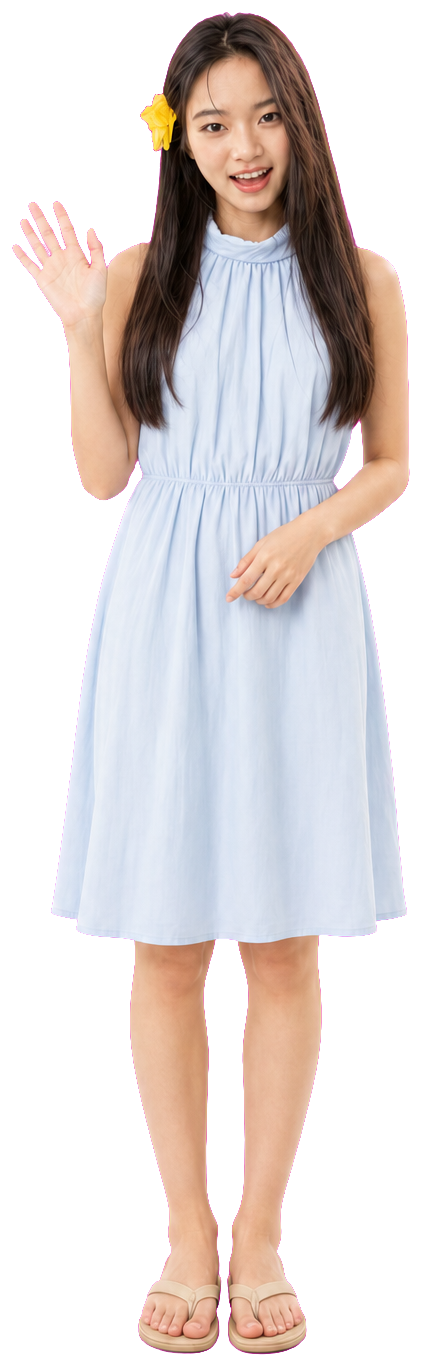
#> input picture examples/xiajie-desktop-pet/assets/chat.png, 422 x 1367 px
$ python trim_actions.py
#> lines starting #> are read from the running program, lines starting #| are printed output that depends on the picture
from __future__ import annotations

from pathlib import Path

from PIL import Image


def trim(path: Path, padding: int = 10) -> None:
#> called with padding = 10
    image = Image.open(path).convert("RGBA")
#> image is the input picture: PIL image 422x1367 RGBA; mean R, G, B, A 220, 102.8, 198.9, 136.5
    alpha = image.getchannel("A")
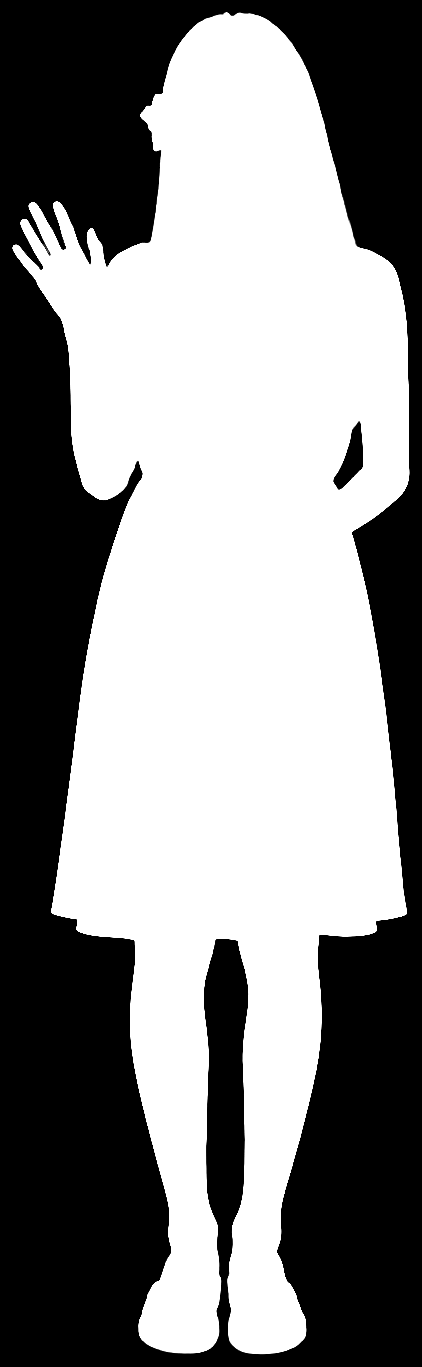
#> alpha: PIL image 422x1367 L; min 0, max 255, mean 136.5
    bbox = alpha.point(lambda value: 255 if value > 10 else 0).getbbox()
#> bbox = (12, 12, 410, 1355)
    if bbox is None:
        raise RuntimeError(f"{path} has no visible pixels")
    left, top, right, bottom = bbox
#> left = 12; top = 12; right = 410; bottom = 1355
    crop = image.crop(
        (
            max(0, left - padding),
            max(0, top - padding),
            min(image.width, right + padding),
            min(image.height, bottom + padding),
        )
    )
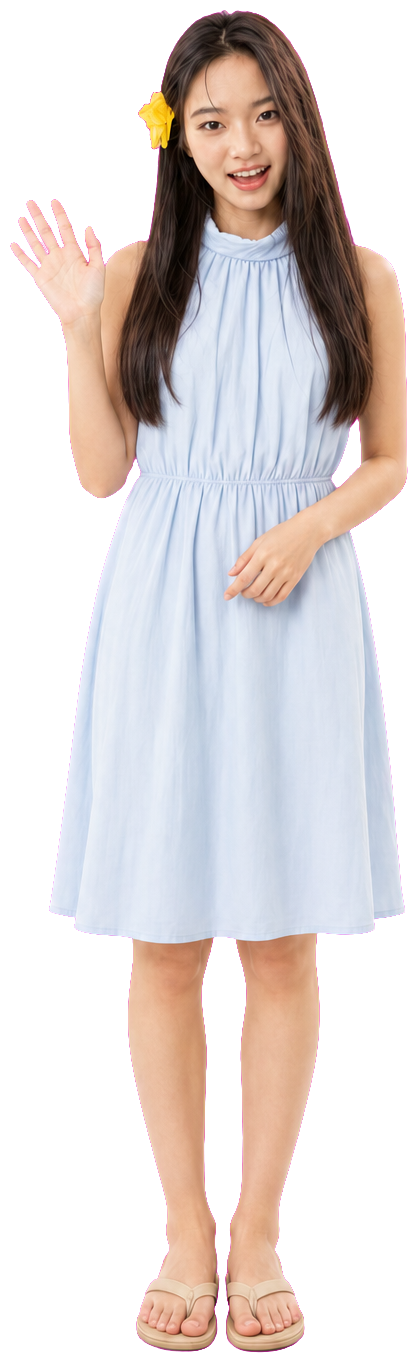
#> crop: PIL image 418x1363 RGBA; mean R, G, B, A 219.7, 104, 198.6, 138.2; transparent parts drawn white
    crop.save(path, optimize=True)
    print(f"{path.name}: {image.size} -> {crop.size}")
#| chat.png: (422, 1367) -> (418, 1363)


if __name__ == "__main__":
    asset_dir = Path(__file__).resolve().parent / "assets"
    for filename in ("chat.png", "pat.png", "feed.png", "sleep.png", "walk.png"):
        trim(asset_dir / filename)
#> pass 2 of the loop `for filename in ("chat.png", "pat.png", "feed.png", "sleep.png", "walk..`:
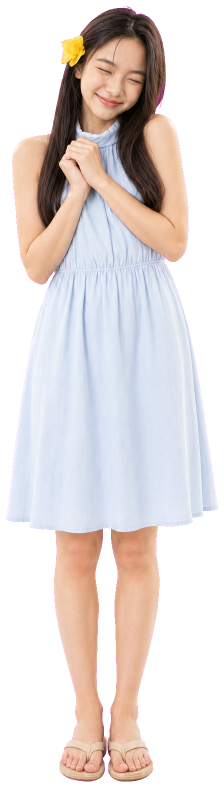
#> input picture examples/xiajie-desktop-pet/assets/pat.png, 448 x 1575 px (shown at 1/2 size)
#> in trim, image is the input picture: PIL image 448x1575 RGBA; mean R, G, B, A 224.1, 106.8, 210.9, 141.7
#> in trim (call 2), `alpha = image.getchannel("A")`:
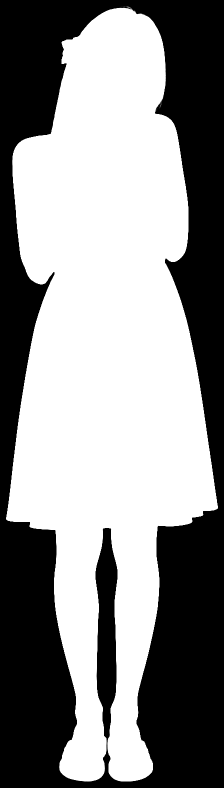
#> alpha: PIL image 448x1575 L (shown at 1/2 size); min 0, max 255, mean 141.7
#> bbox = (12, 12, 436, 1563)
#> right = 436; bottom = 1563
#> crop: PIL image 444x1571 RGBA
#| pat.png: (448, 1575) -> (444, 1571)
#> pass 3 of the loop `for filename in ("chat.png", "pat.png", "feed.png", "sleep.png", "walk..`:
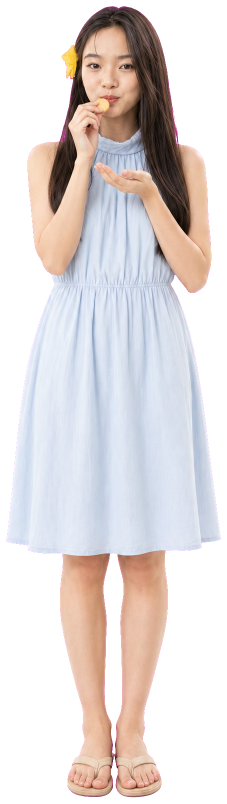
#> input picture examples/xiajie-desktop-pet/assets/feed.png, 454 x 1607 px (shown at 1/2 size)
#> in trim, image is the input picture: PIL image 454x1607 RGBA; mean R, G, B, A 222.8, 108.5, 212.7, 144.4
#> in trim (call 3), `alpha = image.getchannel("A")`:
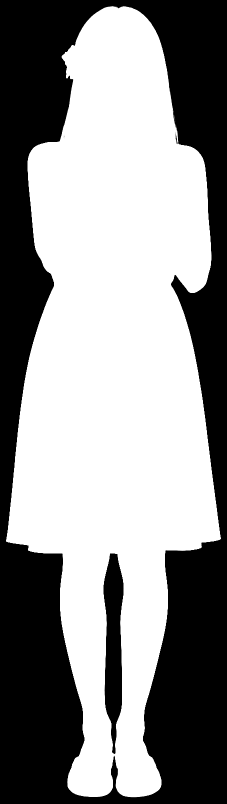
#> alpha: PIL image 454x1607 L (shown at 1/2 size); min 0, max 255, mean 144.4
#> bbox = (12, 12, 442, 1595)
#> right = 442; bottom = 1595
#> crop: PIL image 450x1603 RGBA
#| feed.png: (454, 1607) -> (450, 1603)
#> the loop made 5 passes; the first 3 are shown
